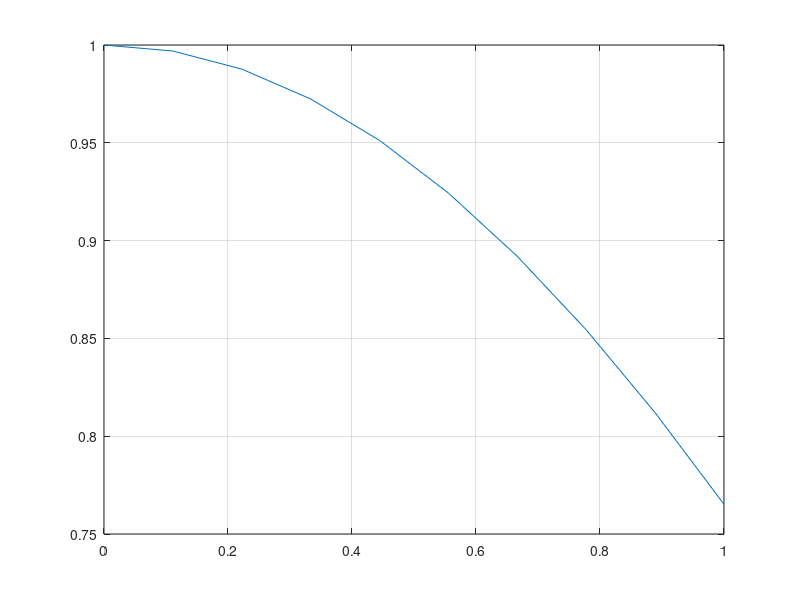
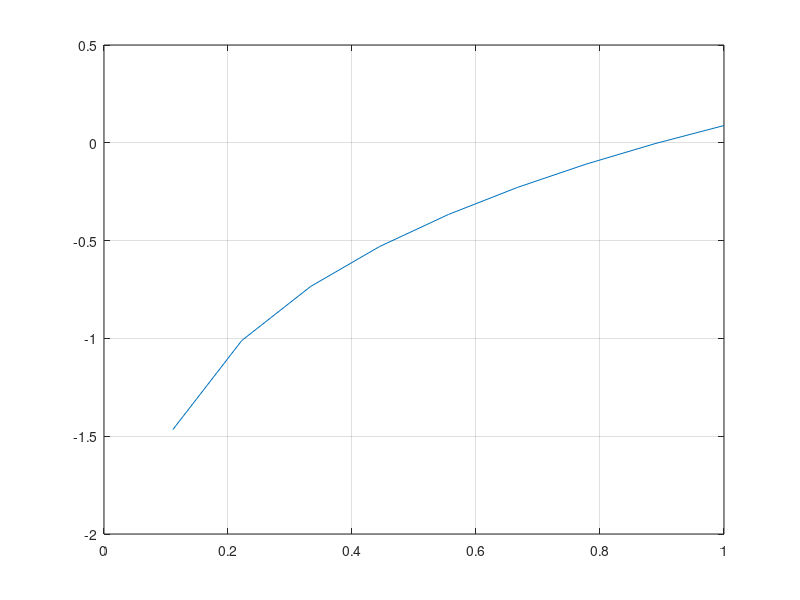

These charts were generated, in order, by the following MATLAB code:
x = linspace(0,1,10);
y = besselj(0,x); #Bessel
z = bessely(0,x); #Neuman

figure (1)
plot(x,y);
grid on

#hold on; # Evite d'écraser le premier plot

figure(2)
plot(x,z);
grid on

figure(3)
